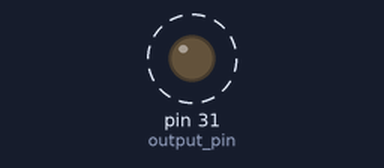
A program run on a simulated Raspberry Pi (header pin numbers). Parts: output pins drawn as LEDs (lit = HIGH). Dashed ring = blinking. What the program prints to the terminal is not drawn.

Above: at 0.5 s.
Timing chart, 0 to 4.6 s (numbered marks = the images above):
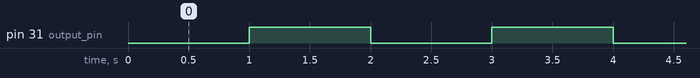

The program:

gpio.py
```python
import time
import RPi.GPIO as GPIO

# define pin number PQ.06
output_pin = 31

# set pin as BOARD mode
GPIO.setmode(GPIO.BOARD)

# set pin mode
GPIO.setup(output_pin, GPIO.OUT)

print("Press CTRL+C to exit")
curr_value = GPIO.HIGH
try:
    while True:
        time.sleep(1)
        print("pin {} now is {}".format(output_pin, curr_value))
        GPIO.output(output_pin, curr_value)
        # blink
        curr_value ^= GPIO.HIGH
finally:
    GPIO.cleanup()
```

Measured:
- by itself, pin 31 (output_pin): alternates HIGH for 1.0 s and LOW for 1.0 s
